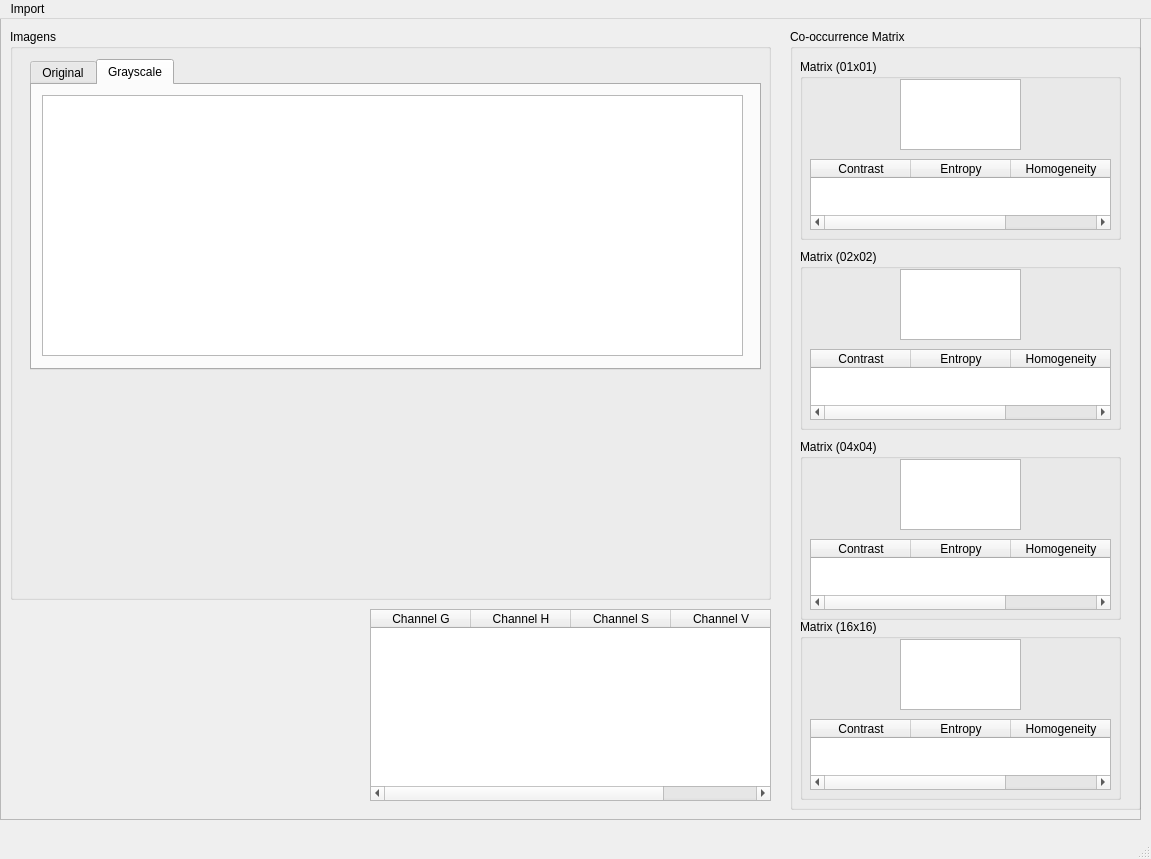
<?xml version="1.0" encoding="UTF-8"?>
<ui version="4.0">
 <class>MainWindow</class>
 <widget class="QMainWindow" name="MainWindow">
  <property name="geometry">
   <rect>
    <x>0</x>
    <y>0</y>
    <width>1151</width>
    <height>859</height>
   </rect>
  </property>
  <property name="windowTitle">
   <string>MainWindow</string>
  </property>
  <widget class="QWidget" name="centralwidget">
   <widget class="QFrame" name="frameContentAfterImport">
    <property name="geometry">
     <rect>
      <x>0</x>
      <y>-10</y>
      <width>1141</width>
      <height>811</height>
     </rect>
    </property>
    <property name="frameShape">
     <enum>QFrame::StyledPanel</enum>
    </property>
    <property name="frameShadow">
     <enum>QFrame::Raised</enum>
    </property>
    <widget class="QTableWidget" name="tableChannel">
     <property name="geometry">
      <rect>
       <x>370</x>
       <y>600</y>
       <width>401</width>
       <height>192</height>
      </rect>
     </property>
     <column>
      <property name="text">
       <string>Channel G</string>
      </property>
     </column>
     <column>
      <property name="text">
       <string>Channel H</string>
      </property>
     </column>
     <column>
      <property name="text">
       <string>Channel S</string>
      </property>
     </column>
     <column>
      <property name="text">
       <string>Channel V</string>
      </property>
     </column>
    </widget>
    <widget class="QGroupBox" name="groupBoxImages">
     <property name="geometry">
      <rect>
       <x>10</x>
       <y>20</y>
       <width>761</width>
       <height>571</height>
      </rect>
     </property>
     <property name="title">
      <string>Imagens</string>
     </property>
     <widget class="QWidget" name="hsvHistogram" native="true">
      <property name="geometry">
       <rect>
        <x>0</x>
        <y>350</y>
        <width>371</width>
        <height>211</height>
       </rect>
      </property>
      <widget class="QLabel" name="hsvHistogramImageLabel">
       <property name="geometry">
        <rect>
         <x>10</x>
         <y>10</y>
         <width>351</width>
         <height>191</height>
        </rect>
       </property>
       <property name="text">
        <string/>
       </property>
      </widget>
     </widget>
     <widget class="QWidget" name="grayscaleHistogram" native="true">
      <property name="geometry">
       <rect>
        <x>380</x>
        <y>350</y>
        <width>371</width>
        <height>211</height>
       </rect>
      </property>
      <widget class="QLabel" name="grayscaleHistogramLabel">
       <property name="geometry">
        <rect>
         <x>10</x>
         <y>10</y>
         <width>351</width>
         <height>191</height>
        </rect>
       </property>
       <property name="text">
        <string/>
       </property>
      </widget>
     </widget>
     <widget class="QTabWidget" name="tabWidget">
      <property name="geometry">
       <rect>
        <x>20</x>
        <y>30</y>
        <width>731</width>
        <height>311</height>
       </rect>
      </property>
      <property name="currentIndex">
       <number>1</number>
      </property>
      <widget class="QWidget" name="originalTab">
       <attribute name="title">
        <string>Original</string>
       </attribute>
       <widget class="QGraphicsView" name="originalImageView_2">
        <property name="geometry">
         <rect>
          <x>10</x>
          <y>10</y>
          <width>701</width>
          <height>261</height>
         </rect>
        </property>
       </widget>
       <widget class="QLabel" name="originalImageLabel">
        <property name="geometry">
         <rect>
          <x>20</x>
          <y>20</y>
          <width>681</width>
          <height>241</height>
         </rect>
        </property>
        <property name="text">
         <string/>
        </property>
       </widget>
      </widget>
      <widget class="QWidget" name="greyscaleTab">
       <attribute name="title">
        <string>Grayscale</string>
       </attribute>
       <widget class="QGraphicsView" name="grayscaleImageView">
        <property name="geometry">
         <rect>
          <x>10</x>
          <y>10</y>
          <width>701</width>
          <height>261</height>
         </rect>
        </property>
       </widget>
       <widget class="QLabel" name="greyscaleImageLabel">
        <property name="geometry">
         <rect>
          <x>20</x>
          <y>19</y>
          <width>681</width>
          <height>241</height>
         </rect>
        </property>
        <property name="text">
         <string/>
        </property>
       </widget>
      </widget>
     </widget>
    </widget>
    <widget class="QGroupBox" name="groupMatrixAll">
     <property name="geometry">
      <rect>
       <x>790</x>
       <y>20</y>
       <width>351</width>
       <height>781</height>
      </rect>
     </property>
     <property name="title">
      <string>Co-occurrence Matrix </string>
     </property>
     <widget class="QGroupBox" name="groupMatrix01">
      <property name="geometry">
       <rect>
        <x>10</x>
        <y>30</y>
        <width>321</width>
        <height>181</height>
       </rect>
      </property>
      <property name="title">
       <string>Matrix (01x01)</string>
      </property>
      <widget class="QTableWidget" name="tableMatrix01">
       <property name="geometry">
        <rect>
         <x>10</x>
         <y>100</y>
         <width>301</width>
         <height>71</height>
        </rect>
       </property>
       <column>
        <property name="text">
         <string>Contrast</string>
        </property>
       </column>
       <column>
        <property name="text">
         <string>Entropy</string>
        </property>
       </column>
       <column>
        <property name="text">
         <string>Homogeneity</string>
        </property>
       </column>
      </widget>
      <widget class="QFrame" name="frameMatrix01">
       <property name="geometry">
        <rect>
         <x>100</x>
         <y>20</y>
         <width>121</width>
         <height>71</height>
        </rect>
       </property>
       <property name="frameShape">
        <enum>QFrame::StyledPanel</enum>
       </property>
       <property name="frameShadow">
        <enum>QFrame::Raised</enum>
       </property>
       <widget class="QGraphicsView" name="imageMatrix01">
        <property name="geometry">
         <rect>
          <x>0</x>
          <y>0</y>
          <width>121</width>
          <height>71</height>
         </rect>
        </property>
       </widget>
       <widget class="QLabel" name="matrix01ImageLabel">
        <property name="geometry">
         <rect>
          <x>0</x>
          <y>0</y>
          <width>121</width>
          <height>71</height>
         </rect>
        </property>
        <property name="text">
         <string/>
        </property>
       </widget>
      </widget>
     </widget>
     <widget class="QGroupBox" name="groupMatrix02">
      <property name="geometry">
       <rect>
        <x>10</x>
        <y>220</y>
        <width>321</width>
        <height>181</height>
       </rect>
      </property>
      <property name="title">
       <string>Matrix (02x02)</string>
      </property>
      <widget class="QTableWidget" name="tableMatrix02">
       <property name="geometry">
        <rect>
         <x>10</x>
         <y>100</y>
         <width>301</width>
         <height>71</height>
        </rect>
       </property>
       <column>
        <property name="text">
         <string>Contrast</string>
        </property>
       </column>
       <column>
        <property name="text">
         <string>Entropy</string>
        </property>
       </column>
       <column>
        <property name="text">
         <string>Homogeneity</string>
        </property>
       </column>
      </widget>
      <widget class="QFrame" name="frameMatrix02">
       <property name="geometry">
        <rect>
         <x>100</x>
         <y>20</y>
         <width>121</width>
         <height>71</height>
        </rect>
       </property>
       <property name="frameShape">
        <enum>QFrame::StyledPanel</enum>
       </property>
       <property name="frameShadow">
        <enum>QFrame::Raised</enum>
       </property>
       <widget class="QGraphicsView" name="imageMatrix02">
        <property name="geometry">
         <rect>
          <x>0</x>
          <y>0</y>
          <width>121</width>
          <height>71</height>
         </rect>
        </property>
       </widget>
       <widget class="QLabel" name="matrix02ImageLabel">
        <property name="geometry">
         <rect>
          <x>0</x>
          <y>0</y>
          <width>121</width>
          <height>71</height>
         </rect>
        </property>
        <property name="text">
         <string/>
        </property>
       </widget>
      </widget>
     </widget>
     <widget class="QGroupBox" name="groupMatrix04">
      <property name="geometry">
       <rect>
        <x>10</x>
        <y>410</y>
        <width>321</width>
        <height>181</height>
       </rect>
      </property>
      <property name="title">
       <string>Matrix (04x04)</string>
      </property>
      <widget class="QTableWidget" name="tableMatrix05_2">
       <property name="geometry">
        <rect>
         <x>10</x>
         <y>100</y>
         <width>301</width>
         <height>71</height>
        </rect>
       </property>
       <column>
        <property name="text">
         <string>Contrast</string>
        </property>
       </column>
       <column>
        <property name="text">
         <string>Entropy</string>
        </property>
       </column>
       <column>
        <property name="text">
         <string>Homogeneity</string>
        </property>
       </column>
      </widget>
      <widget class="QFrame" name="frameMatrix03">
       <property name="geometry">
        <rect>
         <x>100</x>
         <y>20</y>
         <width>121</width>
         <height>71</height>
        </rect>
       </property>
       <property name="frameShape">
        <enum>QFrame::StyledPanel</enum>
       </property>
       <property name="frameShadow">
        <enum>QFrame::Raised</enum>
       </property>
       <widget class="QGraphicsView" name="imageMatrix03">
        <property name="geometry">
         <rect>
          <x>0</x>
          <y>0</y>
          <width>121</width>
          <height>71</height>
         </rect>
        </property>
       </widget>
       <widget class="QLabel" name="matrix04ImageLabel">
        <property name="geometry">
         <rect>
          <x>0</x>
          <y>0</y>
          <width>121</width>
          <height>71</height>
         </rect>
        </property>
        <property name="text">
         <string/>
        </property>
       </widget>
      </widget>
     </widget>
     <widget class="QGroupBox" name="groupMatrix05">
      <property name="geometry">
       <rect>
        <x>10</x>
        <y>590</y>
        <width>321</width>
        <height>181</height>
       </rect>
      </property>
      <property name="title">
       <string>Matrix (16x16)</string>
      </property>
      <widget class="QTableWidget" name="tableMatrix05">
       <property name="geometry">
        <rect>
         <x>10</x>
         <y>100</y>
         <width>301</width>
         <height>71</height>
        </rect>
       </property>
       <column>
        <property name="text">
         <string>Contrast</string>
        </property>
       </column>
       <column>
        <property name="text">
         <string>Entropy</string>
        </property>
       </column>
       <column>
        <property name="text">
         <string>Homogeneity</string>
        </property>
       </column>
      </widget>
      <widget class="QFrame" name="frameMatrix04">
       <property name="geometry">
        <rect>
         <x>100</x>
         <y>20</y>
         <width>121</width>
         <height>71</height>
        </rect>
       </property>
       <property name="frameShape">
        <enum>QFrame::StyledPanel</enum>
       </property>
       <property name="frameShadow">
        <enum>QFrame::Raised</enum>
       </property>
       <widget class="QGraphicsView" name="imageMatrix04">
        <property name="geometry">
         <rect>
          <x>0</x>
          <y>0</y>
          <width>121</width>
          <height>71</height>
         </rect>
        </property>
       </widget>
       <widget class="QLabel" name="matrix16ImageLabel">
        <property name="geometry">
         <rect>
          <x>0</x>
          <y>0</y>
          <width>121</width>
          <height>71</height>
         </rect>
        </property>
        <property name="text">
         <string/>
        </property>
       </widget>
      </widget>
     </widget>
    </widget>
   </widget>
  </widget>
  <widget class="QStatusBar" name="statusbar"/>
  <widget class="QMenuBar" name="menubar">
   <property name="geometry">
    <rect>
     <x>0</x>
     <y>0</y>
     <width>1151</width>
     <height>19</height>
    </rect>
   </property>
   <widget class="QMenu" name="menuImport">
    <property name="title">
     <string>Import</string>
    </property>
    <addaction name="actionDataset"/>
   </widget>
   <addaction name="menuImport"/>
  </widget>
  <action name="actionDataset">
   <property name="text">
    <string>Dataset</string>
   </property>
  </action>
 </widget>
 <resources/>
 <connections/>
</ui>
